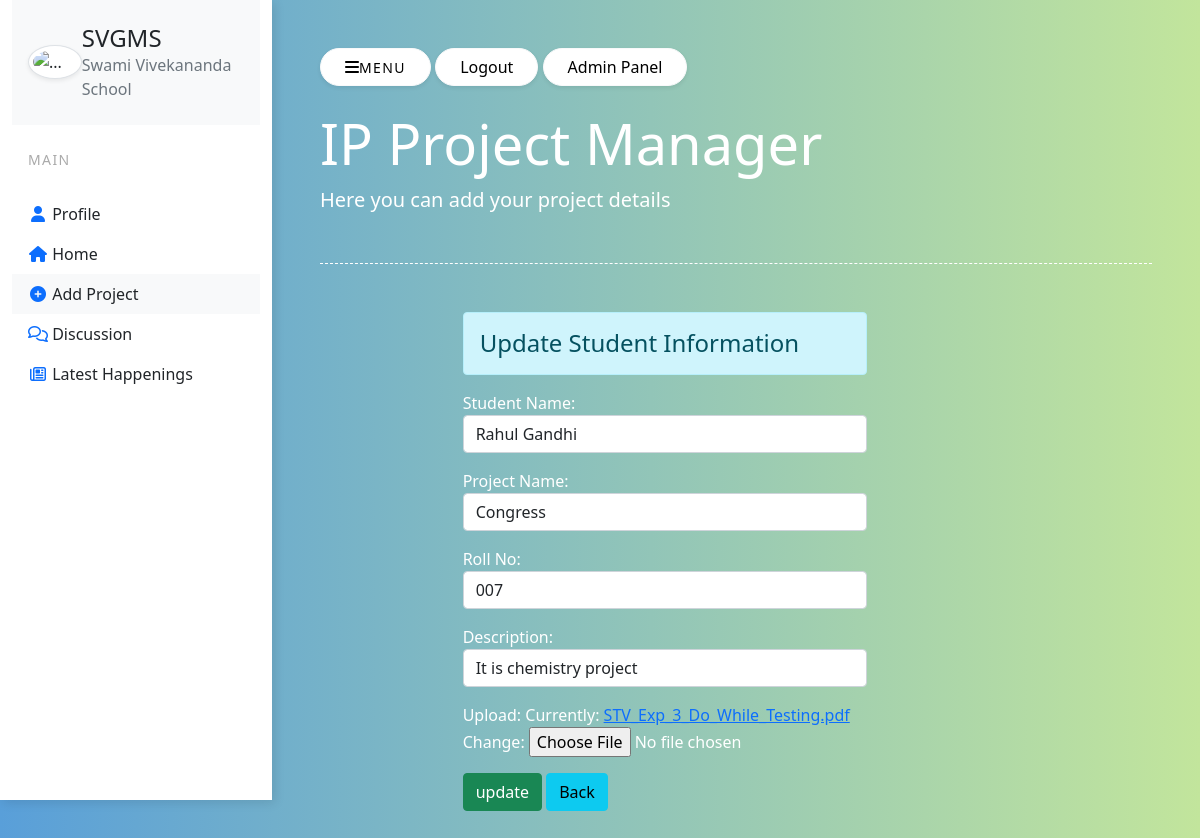
The app's page /116/ (signed in) with its own data.
### register/models.py (models this page shows)
class MUser(models.Model):
    Student_Name = models.CharField(max_length=70)
    Project_Name = models.CharField(max_length=70)
    Roll_No = models.CharField(max_length=10)
    Description = models.TextField()
    Upload = models.FileField(null=True)
    Marks = models.CharField(max_length=3,default='0', editable=True)

### register/views.py (the view)
# urls.py: path('<int:id>/', views.update_data, name="updatedata"),
def update_data(request, id):
    if request.user.is_authenticated:
        if request.method == 'POST':
            pi = data.objects.get(pk=id)
            fm = ProjectRegistration(request.POST, request.FILES, instance = pi)
            if fm.is_valid():
                fm.save()
        else:
            pi = data.objects.get(pk=id)
            fm = ProjectRegistration(instance=pi)
        return render(request, 'register/update.html', {'form':fm})
    else:
        return HttpResponseRedirect('/login/')

### register/forms.py
class ProjectRegistration(forms.ModelForm):
    class Meta:
         model = MUser
         fields = ['Student_Name', 'Project_Name','Roll_No', 'Description','Upload']
         widgets = {
             'Student_Name' : forms.TextInput(attrs={'class':'form-control'}),
             'Project_Name' : forms.TextInput(attrs={'class':'form-control'}),
             'Roll_No' : forms.TextInput(attrs={'class':'form-control'}),
             'Description' : forms.TextInput(attrs={'class':'form-control'}),
             'Marks' : forms.HiddenInput(),
         }

### register/templates/register/update.html
{% extends 'register/base.html' %} {% block content %}
<div class="row">
    <div class="col-sm-6 offset-2">
        <h4 class="alert alert-info">Update Student Information</h4>
        <form action="" method="POST" enctype="multipart/form-data">
            {% csrf_token %} {{form.as_p}}
            <input type="submit" class="btn btn-success" value="update">
            <a href="{% url 'add&show'%}" class="btn btn-info">Back</a>
        </form>
    </div>
</div>
{% endblock content %}

### register/templates/register/base.html (style rules this page uses)
body { background: #599fd9; background: -webkit-linear-gradient(to right, #599fd9, #c2e59c); background: linear-gradient(to right, #599fd9, #c2e59c); min-height: 100vh; overflow-x: hidden; }

### records on screen
MUser: Student_Name "Rahul Gandhi", Project_Name "Congress", Roll_No "007", Description "It is chemistry project"
